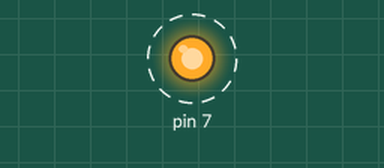
This sketch was run on a simulated Arduino Uno, built with avr-gcc and run on an emulated ATmega328P. On the bench: output pins drawn as LEDs (lit = HIGH). Dashed ring = blinking. What the sketch prints to the serial monitor is not drawn.

Above: at 0.2 s.
Timing chart, 0 to 3.0 s (numbered marks = the images above):
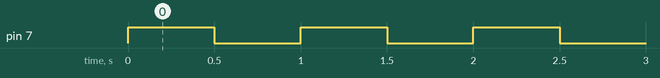

The sketch:

PraktikSerial1Arah.ino
```cpp
byte inSer, str;
void setup() {
   pinMode(7, OUTPUT);
   Serial.begin(9600);
}

void loop() {
  Serial.println("Lampu Berkedip");
  digitalWrite(7, HIGH);
  delay(500);
  digitalWrite(7, LOW);
  delay(500);
}
```

Measured:
- by itself, pin 7: alternates HIGH for 0.50 s and LOW for 0.50 s
